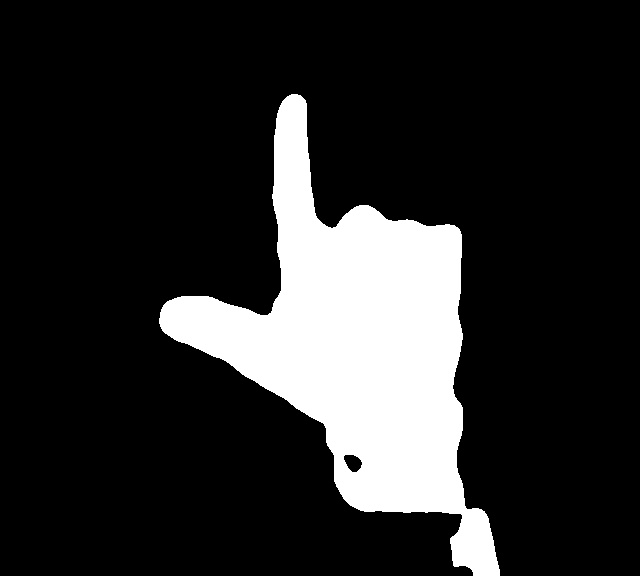
#> input picture data/test/let/1.jpg, 640 x 576 px, given in place of the camera
$ python capture_data.py
#> lines starting #> are read from the running program, lines starting #| are printed output that depends on the picture; after the words box and inside, x2 and y2 are one past the last pixel; in counts of white or black regions, pixels touching at a corner belong together
import cv2
import numpy as np
import os
import time
import glob

def remove_background(frame):
    fgmask = bgModel.apply(frame, learningRate = 0)
    kernel = np.ones((3, 3), np.uint8)
    fgmask = cv2.erode(fgmask, kernel, iterations = 1)
    res = cv2.bitwise_and(frame, frame, mask = fgmask)
    return res

def take_image(signal, thresh):
    count[signal] += 1
    cv2.imwrite(directory + signal + '/' + str(count[signal]) + '.jpg', thresh)

# Run once to create the directory structure
if not os.path.exists("data"):
    os.makedirs("data")
    os.makedirs("data/let")
    os.makedirs("data/let_l")
    os.makedirs("data/nolet")
    os.makedirs("data/nolet_l")
    os.makedirs("data/none")
    os.makedirs("data/stroke")
    os.makedirs("data/stroke_l")

# training mode
mode = 'train'
directory = 'data/train/'

camera = cv2.VideoCapture(0)
camera.set(10,200)
isBgCaptured = 0

signals = ['let', 'let_l', 'nolet', 'nolet_l', 'none', 'stroke', 'stroke_l']
count = {}
for signal in signals:
    count[signal] = len(glob.glob(directory + signal + '/*.jpg'))

while camera.isOpened():
    ret, frame = camera.read()
#> frame is the input picture: shape (576, 640, 3); min 0, max 255, mean 42.2
    # smoothing filter
    frame = cv2.bilateralFilter(frame, 5, 50, 100)
    # flip frame horizontally
    frame = cv2.flip(frame, 1)
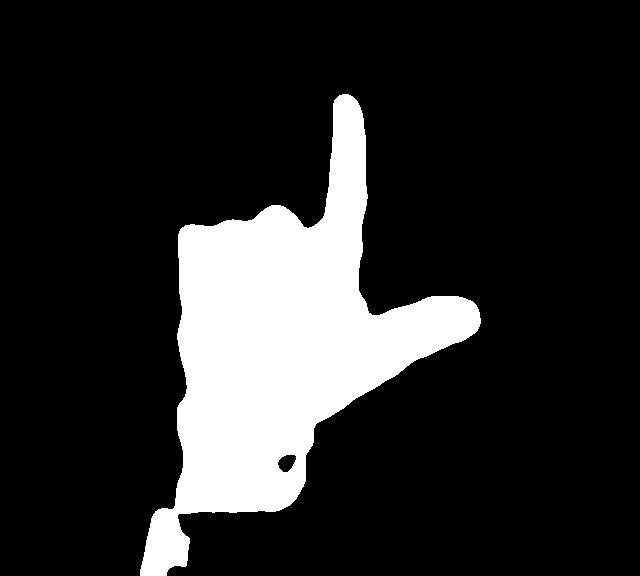
#> frame: shape (576, 640, 3); min 0, max 255, mean 42.2
    cv2.rectangle(frame, (int(0.5 * frame.shape[1]), 0),
                  (frame.shape[1], int(0.8 * frame.shape[0])), (255, 0, 0), 2)

    # Printing the count in each set to the screen
    cv2.putText(frame, "MODE : " + mode, (10, 50), cv2.FONT_HERSHEY_PLAIN, 1, (255,0,0), 1)
    cv2.putText(frame, "IMAGE COUNT", (10, 100), cv2.FONT_HERSHEY_PLAIN, 1, (255,0,0), 1)
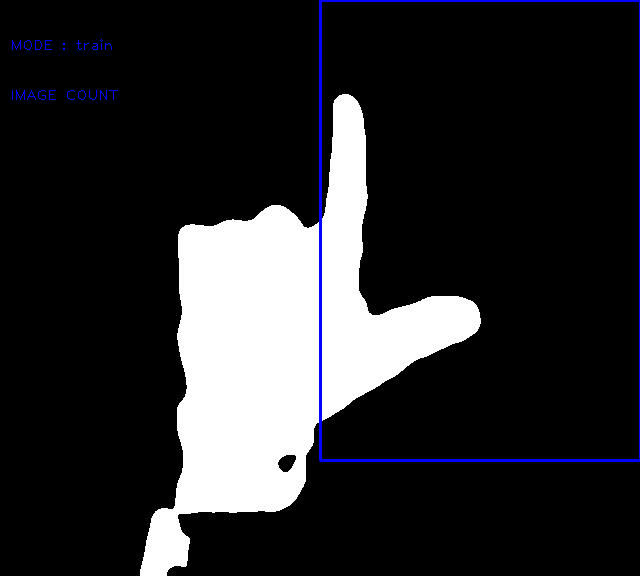
#> frame: shape (576, 640, 3); mean B, G, R 44.5, 41.8, 41.8
    cv2.putText(frame, "LET (R): " + str(count['let']), (10, 120), cv2.FONT_HERSHEY_PLAIN, 1, (255,0,0), 1)
#> frame: shape (576, 640, 3); 0.04% of pixels changed, all inside (x1, y1, x2, y2) = (12, 108, 88, 123)
    cv2.putText(frame, "LET (L): " + str(count['let_l']), (10, 140), cv2.FONT_HERSHEY_PLAIN, 1, (255,0,0), 1)
    cv2.putText(frame, "NOLET (R): " + str(count['nolet']), (10, 160), cv2.FONT_HERSHEY_PLAIN, 1, (255,0,0), 1)
    cv2.putText(frame, "NOLET (L): " + str(count['nolet_l']), (10, 180), cv2.FONT_HERSHEY_PLAIN, 1, (255,0,0), 1)
    cv2.putText(frame, "NONE : " + str(count['none']), (10, 200), cv2.FONT_HERSHEY_PLAIN, 1, (255,0,0), 1)
#> frame: shape (576, 640, 3); mean B, G, R 45, 41.8, 41.8
    cv2.putText(frame, "STROKE (R): " + str(count['stroke']), (10, 220), cv2.FONT_HERSHEY_PLAIN, 1, (255,0,0), 1)
    cv2.putText(frame, "STROKE (L): " + str(count['stroke_l']), (10, 240), cv2.FONT_HERSHEY_PLAIN, 1, (255,0,0), 1)
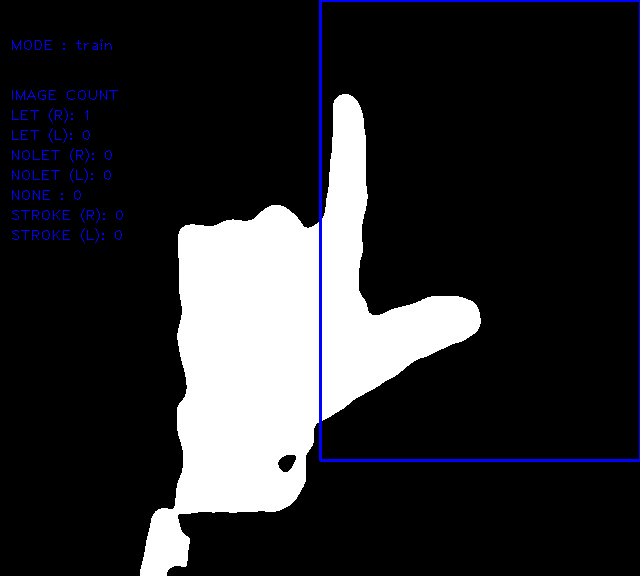
#> frame: shape (576, 640, 3); mean B, G, R 45.3, 41.8, 41.8
    cv2.imshow('Original', frame)

    if isBgCaptured == 1:
        img = remove_background(frame)
        img = img[0:int(0.8 * frame.shape[0]),
              int(0.5 * frame.shape[1]):frame.shape[1]]

        # do the processing after capturing the image!
        gray = cv2.cvtColor(img, cv2.COLOR_BGR2GRAY)
        blur = cv2.GaussianBlur(gray, (41, 41), 0)
        ret, thresh = cv2.threshold(blur, 60, 255, cv2.THRESH_BINARY+cv2.THRESH_OTSU)
        cv2.imshow("ROI", thresh)

    interrupt = cv2.waitKey(10)
#> (key q is pressed here)
    if interrupt & 0xFF == ord('b'):
        bgModel = cv2.createBackgroundSubtractorMOG2(0, 50)
        isBgCaptured = 1
        print('Captured Background!')
    elif interrupt & 0xFF == ord('q'): # esc key
        break
    elif interrupt & 0xFF == ord('l'):
        take_image('let', thresh)
    elif interrupt & 0xFF == ord('o'):
        take_image('let_l', thresh)
    elif interrupt & 0xFF == ord('f'):
        take_image('nolet', thresh)
    elif interrupt & 0xFF == ord('r'):
        take_image('nolet_l', thresh)
    elif interrupt & 0xFF == ord('n'):
        take_image('none', thresh)
    elif interrupt & 0xFF == ord('s'):
        take_image('stroke', thresh)
    elif interrupt & 0xFF == ord('w'):
        take_image('stroke_l', thresh)

camera.release()
cv2.destroyAllWindows()
